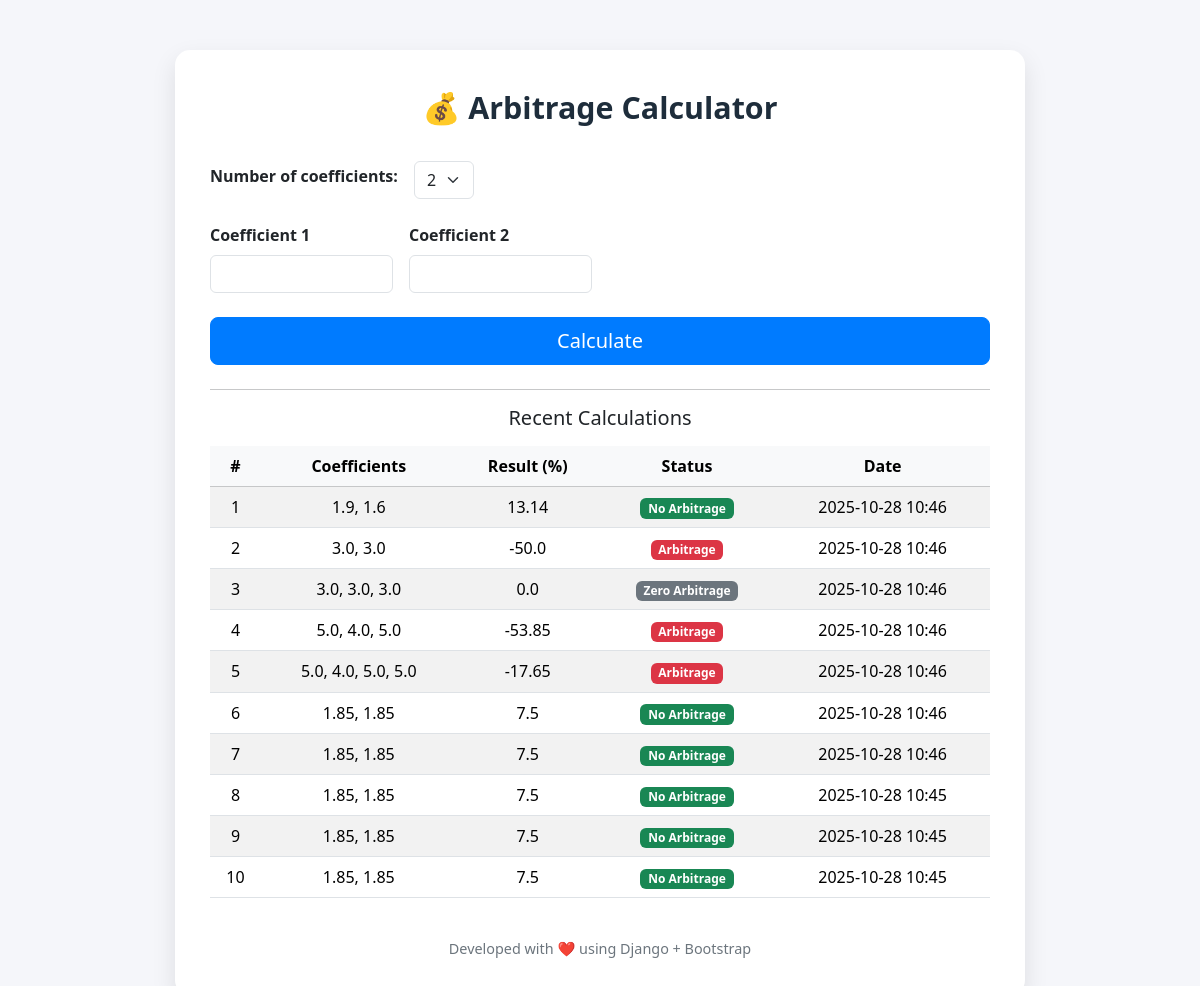
The page / on the database its author committed.
### calculator/models.py (models this page shows, shortened)
class Calculation(models.Model):
    x_value = models.CharField(max_length=255, null=True, blank=True)
    result = models.FloatField()
    is_arbitrage = models.BooleanField(default=False)
    created_at = models.DateTimeField(auto_now_add=True)

### calculator/views.py (the view, shortened to what this page needs)
# urls.py: path('', views.calculate_arbitrage, name='calculate_arbitrage'),
def calculate_arbitrage(request):
    result = None
    message = None
    style = None
    is_arbitrage = False
    num_coeffs = 2
    x_values = []
    history = Calculation.objects.all().order_by("-created_at")[:10]
    context = {
        "result": result,
        "message": message,
        "style": style,
        "x_values": x_values,
        "history": history,
        "num_coeffs": num_coeffs,
    }
    return render(request, "calculator/index.html", context)

### calculator/templates/calculator/index.html (shortened to what this page needs)
{% load static %}
{% load custom_tags %}
<!DOCTYPE html>
<html lang="en">
<head>
    <link href="https://cdn.jsdelivr.net/npm/bootstrap@5.3.3/dist/css/bootstrap.min.css" rel="stylesheet">
</head>
<body>
    <div class="calculator-card">
        <div class="calculator-header">
            💰 Arbitrage Calculator
        </div>
        <form method="post">
            <div class="mb-4 d-flex align-items-center">
                <label for="num_coeffs" class="form-label me-3">Number of coefficients:</label>
                <select name="num_coeffs" id="num_coeffs" class="form-select w-auto" onchange="this.form.submit()">
                    {% for n in "2345678" %}
                        <option value="{{ n }}" {% if num_coeffs|stringformat:"s" == n %}selected{% endif %}>
                            {{ n }}
                        </option>
                    {% endfor %}
                </select>
            </div>
            <div class="row g-3 mb-4">
                {% for i in "12345678" %}
                <div class="col-md-3 {% if forloop.counter > num_coeffs %}d-none{% endif %}">
                    <label for="x{{ i }}" class="form-label">Coefficient {{ i }}</label>
                    <input
                        type="number" step="any" min="1.01"
                        class="form-control"
                        id="x{{ i }}"
                        name="x{{ i }}"
                        value="{% if x_values|length >= forloop.counter %}{{ x_values|index:forloop.counter0 }}{% endif %}">
                </div>
                {% endfor %}
            </div>
            <div class="d-grid mb-4">
                <button type="submit" class="btn btn-primary btn-lg">Calculate</button>
            </div>
        </form>
        {% if history %}
        <hr>
        <h5 class="text-center mb-3">Recent Calculations</h5>
        <div class="table-responsive">
            <table class="table table-striped">
                <thead class="table-light">
                    <tr>
                        <th>#</th>
                        <th>Coefficients</th>
                        <th>Result (%)</th>
                        <th>Status</th>
                        <th>Date</th>
                    </tr>
                </thead>
                <tbody>
                    {% for calc in history %}
                    <tr>
                        <td>{{ forloop.counter }}</td>
                        <td>{{ calc.x_value }}</td>
                        <td>{{ calc.result }}</td>
                        <td>
                            {% if calc.is_arbitrage %}
                                <span class="badge bg-danger">Arbitrage</span>
                            {% elif calc.result == 0 %}
                                <span class="badge bg-secondary">Zero Arbitrage</span>
                            {% else %}
                                <span class="badge bg-success">No Arbitrage</span>
                            {% endif %}
                        </td>
                        <td>{{ calc.created_at|date:"Y-m-d H:i" }}</td>
                    </tr>
                    {% endfor %}
                </tbody>
            </table>
        </div>
        {% endif %}
        <div class="card-footer mt-4">
            Developed with ❤️ using Django + Bootstrap
        </div>
    </div>
</body>
</html>

### calculator/templates/calculator/index.html (style rules this page uses)
body { background-color: #f5f6fa; font-family: 'Segoe UI', sans-serif; }
.calculator-card { max-width: 850px; margin: 50px auto; border-radius: 15px; box-shadow: 0 10px 25px rgba(0,0,0,0.1); padding: 35px; background-color: #ffffff; }
.calculator-header { font-size: 1.9rem; font-weight: 700; text-align: center; margin-bottom: 30px; color: #1e2d3b; }
.form-label { font-weight: 600; }
.table th, .table td { vertical-align: middle; text-align: center; }
.card-footer { text-align: center; font-size: 0.9rem; color: #6c757d; }
.btn-primary { background-color: #007bff; border-color: #007bff; }

### rows shown on the page
Calculation: x_value "1.9, 1.6", result "13.14", is_arbitrage "No Arbitrage", created_at "2025-10-28 10:46"
Calculation: x_value "3.0, 3.0", result "-50.0", is_arbitrage "Arbitrage", created_at "2025-10-28 10:46"
Calculation: x_value "3.0, 3.0, 3.0", result "0.0", is_arbitrage "Zero Arbitrage", created_at "2025-10-28 10:46"
Calculation: x_value "5.0, 4.0, 5.0", result "-53.85", is_arbitrage "Arbitrage", created_at "2025-10-28 10:46"
Calculation: x_value "5.0, 4.0, 5.0, 5.0", result "-17.65", is_arbitrage "Arbitrage", created_at "2025-10-28 10:46"
Calculation: x_value "1.85, 1.85", result "7.5", is_arbitrage "No Arbitrage", created_at "2025-10-28 10:46"
Calculation: x_value "1.85, 1.85", result "7.5", is_arbitrage "No Arbitrage", created_at "2025-10-28 10:46"
Calculation: x_value "1.85, 1.85", result "7.5", is_arbitrage "No Arbitrage", created_at "2025-10-28 10:45"
Calculation: x_value "1.85, 1.85", result "7.5", is_arbitrage "No Arbitrage", created_at "2025-10-28 10:45"
Calculation: x_value "1.85, 1.85", result "7.5", is_arbitrage "No Arbitrage", created_at "2025-10-28 10:45"

### other values the page prints
{{ i }} "1" "2"
form field num_coeffs "2"
